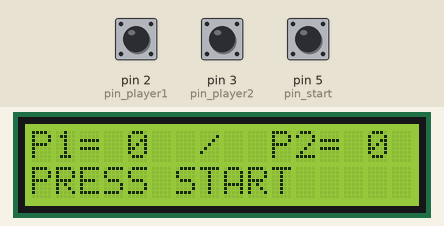
This sketch was run on a simulated Arduino Uno, built with avr-gcc and run on an emulated ATmega328P. Shown: 16×2 character LCD. The test bench sets the inputs (shaded band); at power-on: pin 5 (pin_start) HIGH, pin 2 (pin_player1) HIGH, pin 3 (pin_player2) HIGH.

Above: at 3.3 s.
3.4 s: pin 5 (pin_start) pulled LOW for 0.15 s
At 5.1 s:
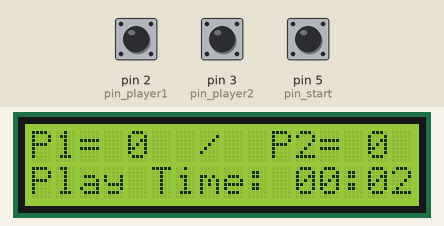
6.5 s: pin 2 (pin_player1) pulled LOW for 1 s
At 7.9 s:
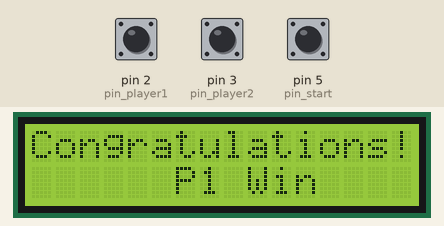
9.0 s: pin 3 (pin_player2) pulled LOW for 3.2 s
At 12.02 s:
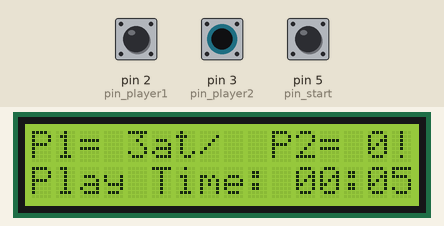
Timing chart, 0 to 13.5 s (numbered marks = the images above; inputs shaded):
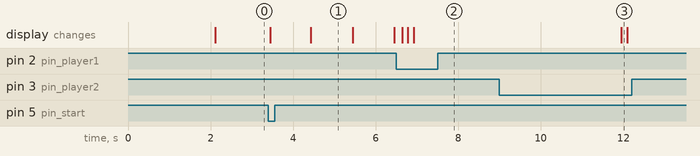

The sketch:

Air_hockey_with_Arduino.ino
```cpp
// LCD 화면 출력을 위한 코드

#include <Wire.h>
#include <LiquidCrystal_I2C.h>
#include <EEPROM.h>
LiquidCrystal_I2C lcd(0x27, 16, 2);
unsigned long previousMillis1 = 0;
unsigned long interval1 = 1000; // interval in millisecond
unsigned int counter = 0;

int timeRST = 0; // time restart
int hour = 45;
int minute = 5;
int second = 6;

int second_Total = -5; // 초 합계

int reset = 0;

int score1 = 0;
int score2 = 0;

int pin_player1 = 2;
int pin_player2 = 3;
int pin_start = 5;


void setup() {

  lcd.init();

  lcd.backlight();
  digitalWrite(2,INPUT_PULLUP); // player1
  digitalWrite(3,INPUT_PULLUP); // player2
  digitalWrite(5,INPUT_PULLUP); // start button

  lcd.setCursor(0, 0);
  lcd.print("Air Hockey");
  lcd.setCursor(0, 1);
  lcd.print("by.JH,SH,EJ,SY");
  delay(2000);
  lcd.clear();

  lcd.setCursor(0, 0);
  lcd.print("P1= ");
  lcd.setCursor(4, 0);
  lcd.print(score1);
  lcd.setCursor(7, 0);
  lcd.print("/  P2= ");
  lcd.setCursor(14, 0);
  lcd.print(score2);
  lcd.setCursor(0, 1);
  lcd.print("PRESS START");

  // lcd 초기 세팅


}

void loop() {

  int START = digitalRead(pin_start);
  if (START == LOW){
    second_Total = 0;
    score1 = 0;
    score2 = 0;
  }

  while (second_Total > -2){

    // 아래는 게임을 리셋하는 카운트 (약 3초동안 유지)

    int START = digitalRead(pin_start);

    if(START == LOW){
      timeRST++;
      delay(10);
    }
    else{
      timeRST = 0;
    }

    if (timeRST >= 50) {
      second_Total = -5;
      score1=0;
      score2=0;

      lcd.clear();

      lcd.print(" Reset the Game ");
      timeRST = 0;
      delay(1000);
      lcd.clear();
      delay(500);
      lcd.setCursor(0, 0);
      lcd.print("P1= ");
      lcd.setCursor(4, 0);
      lcd.print(score1);
      lcd.setCursor(7, 0);
      lcd.print("/  P2= ");
      lcd.setCursor(14, 0);
      lcd.print(score2);
      lcd.setCursor(0, 1);
      lcd.print("PRESS START");
      delay(200);
      break;
    }

    if (millis() - previousMillis1 > interval1) {
      previousMillis1 = millis();

      second_Total++;

      hour = ((second_Total / 60) / 60);  // 초를 시간 단위로 환산
      minute = (second_Total / 60) % 60; // 초를 분 단위로 환산
      second = second_Total % 60;


      lcd.setCursor(0, 1);
      lcd.print("Play Time: "); // 게임 진행 시간

      if (minute < 10) lcd.print("0");
      lcd.print(minute);

      lcd.print(":");
      if (second < 10) lcd.print("0");
      lcd.print(second);

    }


    lcd.setCursor(0, 0);
    lcd.print("P1= ");
    lcd.setCursor(4, 0);
    lcd.print(score1);
    lcd.setCursor(7, 0);
    lcd.print("/  P2= ");
    lcd.setCursor(14, 0);
    lcd.print(score2);

    //아래는 1번 플레이어에게 +1점 부여

    int countertime1 = digitalRead(pin_player1);
    if (countertime1 == LOW) {
      delay(120);
      score1++;
    }

    //아래는 2번 플레이어에게 +1점 부여

    int countertime2 = digitalRead(pin_player2);
    if (countertime2 == LOW) {
      delay(120);
      score2++;

    }

    if (score1 >= 3 && score2 < 3) {
      lcd.clear();
      lcd.setCursor(0,0);
      lcd.print("Congratulations!");
      lcd.setCursor(6,1);
      lcd.print("P1 Win");
      delay(5000);
      break;

    }

    if (score1 < 3 && score2 >= 3) {
      lcd.clear();
      lcd.setCursor(0,0);
      lcd.print("Congratulations!");
      lcd.setCursor(6,1);
      lcd.print("P2 Win");
      delay(5000);
      break;

    }

  }

}
```

Measured:
- after the input at 3.4 s, the display: first changes at once (image 1 shows a later state)
- after the input at 9.0 s, the display: changes after 3.0 s (image 3)
- what the display in image 1 shows lasts 1.0 s, from 4.4 s to 5.4 s
